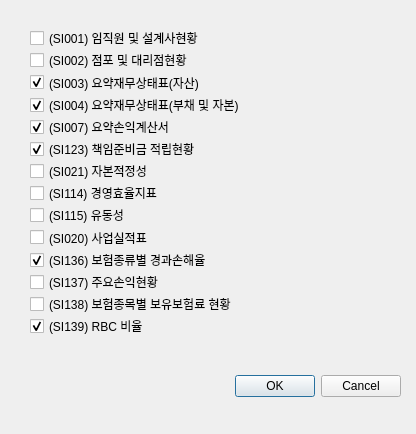
<?xml version="1.0" encoding="UTF-8"?>
<ui version="4.0">
 <class>Dialog</class>
 <widget class="QDialog" name="Dialog">
  <property name="geometry">
   <rect>
    <x>0</x>
    <y>0</y>
    <width>416</width>
    <height>434</height>
   </rect>
  </property>
  <property name="windowTitle">
   <string>Dialog</string>
  </property>
  <widget class="QDialogButtonBox" name="buttonBox">
   <property name="geometry">
    <rect>
     <x>60</x>
     <y>370</y>
     <width>341</width>
     <height>32</height>
    </rect>
   </property>
   <property name="orientation">
    <enum>Qt::Horizontal</enum>
   </property>
   <property name="standardButtons">
    <set>QDialogButtonBox::Cancel|QDialogButtonBox::Ok</set>
   </property>
  </widget>
  <widget class="QWidget" name="gridLayoutWidget">
   <property name="geometry">
    <rect>
     <x>30</x>
     <y>30</y>
     <width>351</width>
     <height>304</height>
    </rect>
   </property>
   <layout class="QGridLayout" name="gridLayout">
    <item row="25" column="0">
     <widget class="QCheckBox" name="si021">
      <property name="text">
       <string>(SI021) 자본적정성</string>
      </property>
     </widget>
    </item>
    <item row="23" column="0">
     <widget class="QCheckBox" name="si007">
      <property name="text">
       <string>(SI007) 요약손익계산서</string>
      </property>
      <property name="checked">
       <bool>true</bool>
      </property>
     </widget>
    </item>
    <item row="27" column="0">
     <widget class="QCheckBox" name="si115">
      <property name="text">
       <string>(SI115) 유동성</string>
      </property>
     </widget>
    </item>
    <item row="24" column="0">
     <widget class="QCheckBox" name="si123">
      <property name="text">
       <string>(SI123) 책임준비금 적립현황</string>
      </property>
      <property name="checked">
       <bool>true</bool>
      </property>
     </widget>
    </item>
    <item row="22" column="0">
     <widget class="QCheckBox" name="si004">
      <property name="text">
       <string>(SI004) 요약재무상태표(부채 및 자본)</string>
      </property>
      <property name="checked">
       <bool>true</bool>
      </property>
     </widget>
    </item>
    <item row="28" column="0">
     <widget class="QCheckBox" name="si020">
      <property name="text">
       <string>(SI020) 사업실적표</string>
      </property>
     </widget>
    </item>
    <item row="29" column="0">
     <widget class="QCheckBox" name="si136">
      <property name="text">
       <string>(SI136) 보험종류별 경과손해율</string>
      </property>
      <property name="checked">
       <bool>true</bool>
      </property>
     </widget>
    </item>
    <item row="31" column="0">
     <widget class="QCheckBox" name="si138">
      <property name="text">
       <string>(SI138) 보험종목별 보유보험료 현황</string>
      </property>
     </widget>
    </item>
    <item row="19" column="0">
     <widget class="QCheckBox" name="si001">
      <property name="text">
       <string>(SI001) 임직원 및 설계사현황</string>
      </property>
      <property name="checked">
       <bool>false</bool>
      </property>
     </widget>
    </item>
    <item row="30" column="0">
     <widget class="QCheckBox" name="si137">
      <property name="text">
       <string>(SI137) 주요손익현황</string>
      </property>
     </widget>
    </item>
    <item row="20" column="0">
     <widget class="QCheckBox" name="si002">
      <property name="text">
       <string>(SI002) 점포 및 대리점현황</string>
      </property>
     </widget>
    </item>
    <item row="32" column="0">
     <widget class="QCheckBox" name="si139">
      <property name="text">
       <string>(SI139) RBC 비율</string>
      </property>
      <property name="checked">
       <bool>true</bool>
      </property>
     </widget>
    </item>
    <item row="21" column="0">
     <widget class="QCheckBox" name="si003">
      <property name="text">
       <string>(SI003) 요약재무상태표(자산)</string>
      </property>
      <property name="checked">
       <bool>true</bool>
      </property>
     </widget>
    </item>
    <item row="26" column="0">
     <widget class="QCheckBox" name="si114">
      <property name="text">
       <string>(SI114) 경영효율지표</string>
      </property>
     </widget>
    </item>
   </layout>
  </widget>
 </widget>
 <resources/>
 <connections>
  <connection>
   <sender>buttonBox</sender>
   <signal>accepted()</signal>
   <receiver>Dialog</receiver>
   <slot>accept()</slot>
   <hints>
    <hint type="sourcelabel">
     <x>248</x>
     <y>254</y>
    </hint>
    <hint type="destinationlabel">
     <x>157</x>
     <y>274</y>
    </hint>
   </hints>
  </connection>
  <connection>
   <sender>buttonBox</sender>
   <signal>rejected()</signal>
   <receiver>Dialog</receiver>
   <slot>reject()</slot>
   <hints>
    <hint type="sourcelabel">
     <x>316</x>
     <y>260</y>
    </hint>
    <hint type="destinationlabel">
     <x>286</x>
     <y>274</y>
    </hint>
   </hints>
  </connection>
 </connections>
</ui>
